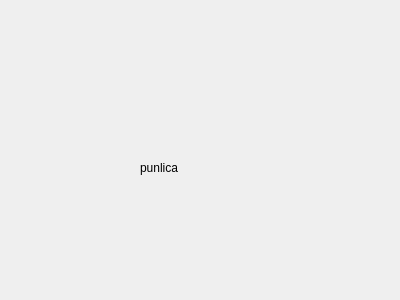
<?xml version="1.0" encoding="UTF-8"?>
<ui version="4.0">
 <class>Publicaciones</class>
 <widget class="QWidget" name="Publicaciones">
  <property name="geometry">
   <rect>
    <x>0</x>
    <y>0</y>
    <width>400</width>
    <height>300</height>
   </rect>
  </property>
  <property name="windowTitle">
   <string>Form</string>
  </property>
  <widget class="QLabel" name="label">
   <property name="geometry">
    <rect>
     <x>140</x>
     <y>160</y>
     <width>49</width>
     <height>16</height>
    </rect>
   </property>
   <property name="text">
    <string>punlica</string>
   </property>
  </widget>
 </widget>
 <resources/>
 <connections/>
</ui>
